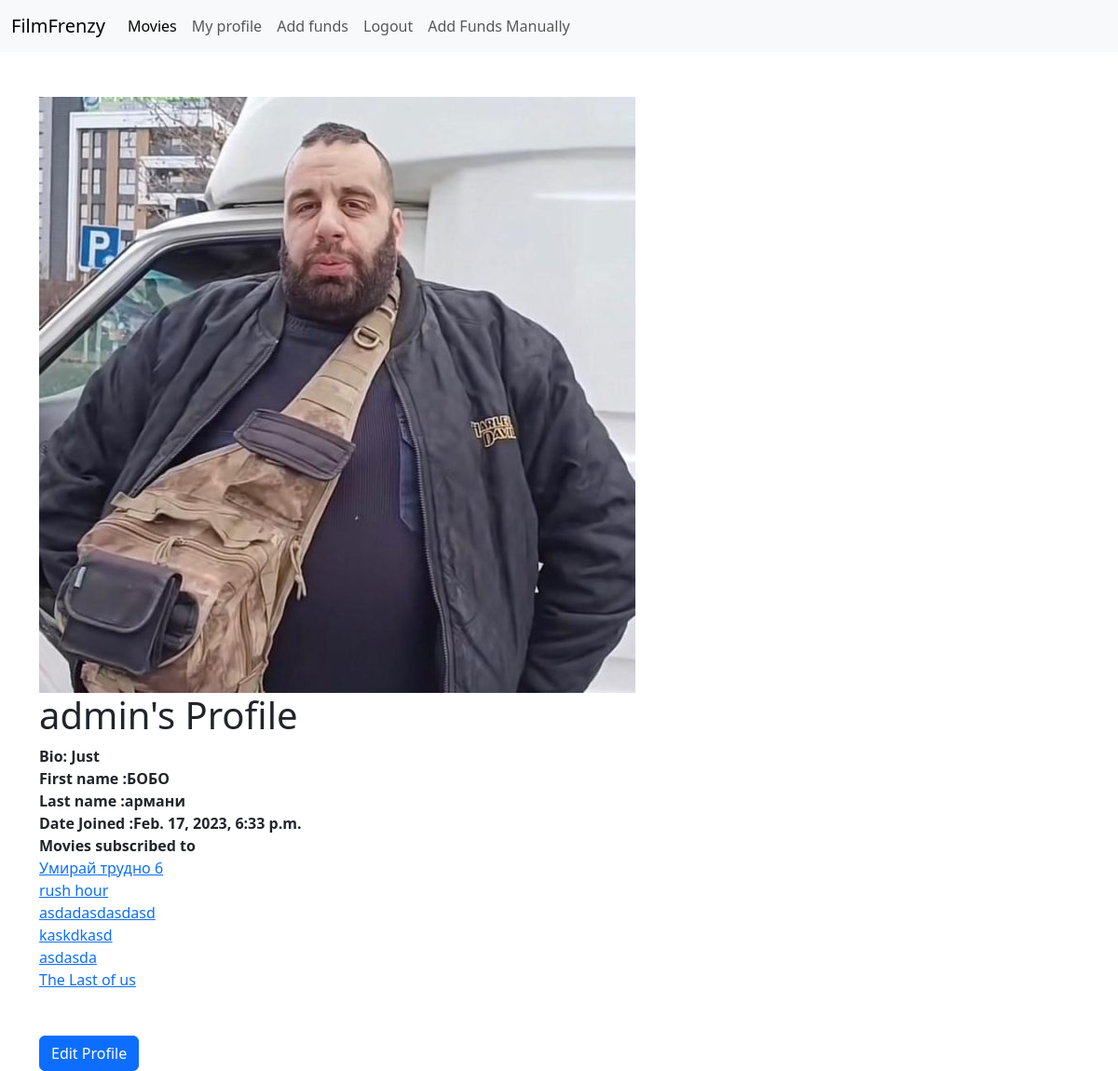
Page /profile/1 (signed in) on the committed database.
### base/models.py (models this page shows, shortened)
class User(AbstractBaseUser):
    username = models.CharField(max_length=30, unique=True)
    email = models.EmailField(verbose_name="email", max_length=70, unique=True)
    first_name = models.CharField(max_length = 30,default = '')
    last_name = models.CharField(max_length = 30,default = '')
    token = models.DecimalField(verbose_name="token balance", decimal_places=2, max_digits=100000, default=0)
    streak_number = models.IntegerField(verbose_name="streak number", default=0)
    date_joined = models.DateTimeField(verbose_name="date joined", auto_now_add=True)
    last_login = models.DateTimeField(verbose_name="last login", auto_now=True)
    is_admin = models.BooleanField(default=False)
    is_superuser = models.BooleanField(default=False)
    is_active = models.BooleanField(default=True)
    is_staff = models.BooleanField(default=False)
    profile_image = models.ImageField(max_length=255, upload_to="images/", null=True, blank=True,
                                      default='17-640x640.jpeg')
    subscribed_movies = models.ManyToManyField(Movie, blank=True)
    objects = MyAccountManager()
    USERNAME_FIELD = 'email'
    REQUIRED_FIELDS = ['username']

class Profile(models.Model):
    user = models.ForeignKey(User,on_delete=models.CASCADE)
    bio = models.CharField(max_length=500,blank =True)

class Movie(models.Model):
    name = models.CharField(verbose_name="title", max_length=90,default ='')
    duration = models.IntegerField(verbose_name="movie duration", default=0)
    description = models.TextField(verbose_name="movie description", default='')
    price = models.DecimalField(verbose_name="movie price", decimal_places=2, max_digits=5, default=0)
    image = models.ImageField(verbose_name="movie image", max_length=255, upload_to="images/", null=True, blank=True,
                              default='17-640x640.jpeg')
    def __str__(self):
        return self.name

### base/views.py (the view)
# urls.py: path('profile/<int:pk>',views.profile,name='profile'),
def profile(request,pk):
    if request.user.is_authenticated:
        if pk != request.user.id:
            messages.success(request,("You cannot view other peoples profiles"))
            return render(request,'home.html')
        user_id = request.user.id
        profile = Profile.objects.get(user_id = user_id)
        user = request.user
        context = {
            'profile': profile,
            'user': user
        }
        return render(request, 'profile.html', context)
    else:
        messages.success(request,("You must be logged in to view this page"))
        return render(request,'home.html')

### base/templates/profile.html
{% extends 'base.html' %}
{% block content %}
{% if profile %}
{%if user.profile_image%}
<img src="{{user.profile_image.url}}"/>
{%endif%}
  <h1>{{user.username}}'s Profile</h1>
  <strong>Bio: {{profile.bio}}</strong><br/>
  <strong>First name :{{user.first_name}}</strong><br/>
  <strong>Last name :{{user.last_name}}</strong><br/>
  <strong>Date Joined :{{user.date_joined}}</strong><br/>
  <strong>Movies subscribed to</strong><br/>
  {% for movie in user.subscribed_movies.all %}
  <a href = "{% url 'movie' movie.id %}">
  {{movie}}
</a>
  <br/>
  {% endfor %}
  <br/><br/>
  <a href="{%url 'update_profile' user.id %}" class="btn btn-primary">Edit Profile</a>
{% endif %}
{% endblock %}

### rows in the picture
User: profile_image (picture), username "admin", first_name "БОБО", last_name "армани", date_joined "Feb. 17, 2023, 6:33 p.m."
Profile: bio "Just"
Movie: name "Умирай трудно 6"
Movie: name "rush hour"
Movie: name "asdadasdasdasd"
Movie: name "kaskdkasd"
Movie: name "asdasda"
Movie: name "The Last of us"
